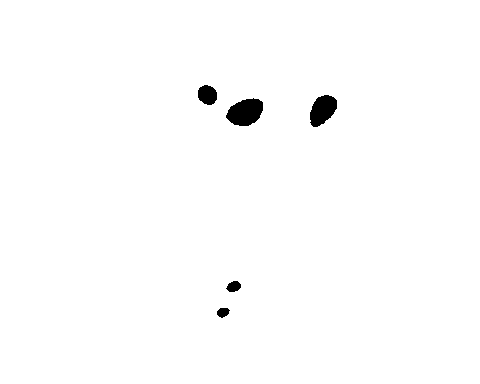
#> input picture Abed/experiements/pred_Unet/RSH-1131_ITM_20cm_CNZ_19__179000_653155.tif, 480 x 384 px, found by its file name; its folder holds 3 pictures in this run
$ python stitch.py
#> lines starting #> are read from the running program, lines starting #| are printed output that depends on the picture; after the words box and inside, x2 and y2 are one past the last pixel; in counts of white or black regions, pixels touching at a corner belong together
import os
from PIL import Image
import numpy as np
import re

original_img_xy_re = ".*_(\d+)_(\d+)"
tiles_xy_re = ".*__(\d+)_(\d+)__"


def stitch(dir_path, save_path ,  in_canels=1, choice=0):
    """
    function stitches together tiles to repreduce the original image

    Parameters
    ----------
    dir_path : String
        path to dir containing all tiles.
    choice : int, optional
        the stitching of two tiles can be used in  three ways:
            0 if we want to use to replace every pixle  of the tile in the
            back with the tile in the front

            1 each matching pixle in the crossover between two tile are used
            as input to OR operation and the result is in final image

            2 each matching pixle in the crossover between two tile are used
            as input to AND operation and the result is in final image

    Returns
    -------
    None.

    """
#> called with in_canels = 1, choice = 2

    directory = dir_path
    p_list = []

    #extracting x, y of each tile and adding it to an array
    for filename in os.listdir(directory):

        tmp = (filename.split(".")[0]).split('_')
        p_list.append((int(tmp[-2]),int(tmp[-1])))
#> pass 2 of the loop in stitch, `for filename in os.listdir(directory):`:
#> pass 3 of the loop in stitch, `for filename in os.listdir(directory):`:

    #extract maximum and minimum  x , y to calculate original image
    #height and width
    max_x = max(p_list)[0]
    min_x = min(p_list)[0]
    max_y = max(p_list)[1]
    min_y = min(p_list)[1]


    # we take a sample to extract tile information such as height, width, type
    # original image name
    sample = os.listdir(directory)[0]

    im = Image.open(dir_path + '\\' + sample)
#> im is the input picture: PIL image 480x384 F; values 0 (black) and 1 (white), 99% white; 5 black regions, box (x1, y1, x2, y2) and area: (226, 98, 263, 126) 754, (310, 95, 337, 127) 606, (198, 85, 217, 105) 299, (226, 281, 241, 292) 120, (217, 308, 230, 318) 94

    tile_h = np.array(im).shape[0]
#> tile_h = 384
    tile_w = np.array(im).shape[1]
#> tile_w = 480
    file_type = sample.split(".")[-1]
    original_name = ((sample[::-1]).split("_", 2))[-1][::-1]


    Original_width  = max_x - min_x + tile_w
#> Original_width = 480
    Original_height = max_y - min_y + tile_h
#> Original_height = 537

    #we create an NumPy array to stitch all tiles to.
    if(in_canels == 1):
        if choice == 2:     # if we choose AND
            output_array = np.ones((Original_height, Original_width))
        else:               # if we choose OR,  replace
            output_array = np.zeros((Original_height, Original_width))
    else:
        if choice == 2:     # if we choose AND
            output_array = np.ones((Original_height, Original_width , in_canels))
        else:               # if we choose OR,  replace
            output_array = np.zeros((Original_height, Original_width , in_canels))

    for filename in os.listdir(directory):

        #extraxt x, y of tile relative to original
        tmp = (filename.split(".")[0]).split('_')
        x = int(tmp[-2]) - min_x
        y = int(tmp[-1]) - min_y


        im = Image.open(dir_path + '\\' + filename)

        #copy tile  to output array, based on copying methid choosen
        if(in_canels == 1):
            if choice == 0:
                output_array[y:y + tile_h, x:x + tile_w] = np.array(im)
            elif choice == 1:
                output_array[y:y + tile_h, x:x + tile_w] = np.logical_or(
                    output_array[y:y + tile_h, x:x + tile_w], np.array(im))
            elif choice == 2:
                output_array[y:y + tile_h, x:x + tile_w] = np.logical_and(
                    output_array[y:y + tile_h, x:x + tile_w], np.array(im))
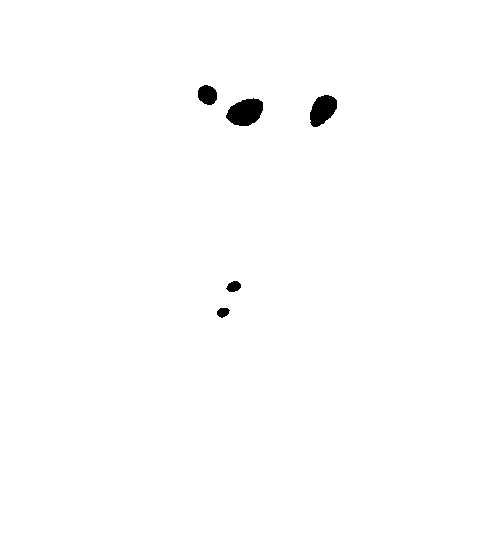
#> output_array: shape (537, 480) float64; values 0 (black) and 1 (white), 99.3% white; 5 black regions, box (x1, y1, x2, y2) and area: (226, 98, 263, 126) 754, (310, 95, 337, 127) 606, (198, 85, 217, 105) 299, (226, 281, 241, 292) 120, (217, 308, 230, 318) 94
        else:
            if choice == 0:
                output_array[y:y + tile_h, x:x + tile_w, :] = np.array(im)
            elif choice == 1:
                output_array[y:y + tile_h, x:x + tile_w, :] = np.logical_or(
                     np.array(im) , output_array[y:y + tile_h, x:x + tile_w, :])
            elif choice == 2:
                output_array[y:y + tile_h, x:x + tile_w, :] = np.logical_and(
                    output_array[y:y + tile_h, x:x + tile_w, :], np.array(im))
#> pass 2 of the loop in stitch, `for filename in os.listdir(directory):`:
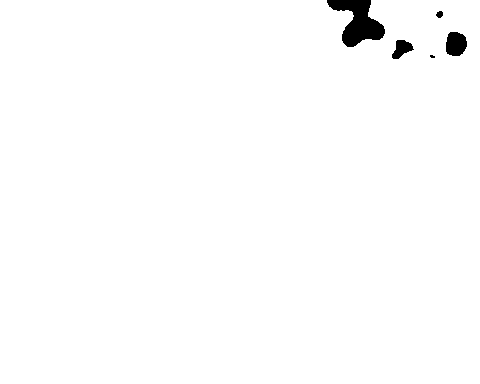
#> input picture Abed/experiements/pred_Unet/RSH-1131_ITM_20cm_CNZ_19__179000_653232.tif, 480 x 384 px, found by its file name
#> in stitch, im is the input picture: PIL image 480x384 F; values 0 (black) and 1 (white), 98.8% white; 5 black regions (1 under 20 px), largest, box (x1, y1, x2, y2) and area: (327, 0, 385, 47) 1422, (446, 32, 467, 56) 416, (392, 40, 414, 59) 247, (436, 11, 443, 18) 37
#> in stitch, `output_array[y:y + tile_h, x:x + tile_w] = np.logical_and( output_arra..`:
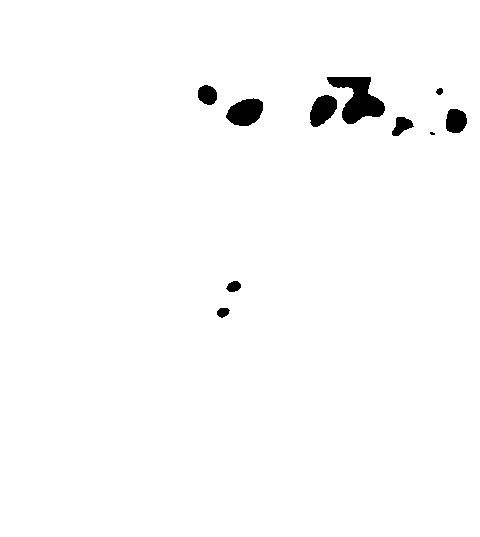
#> output_array: shape (537, 480) float64; values 0 (black) and 1 (white), 98.4% white; 10 black regions (1 under 20 px), largest, box (x1, y1, x2, y2) and area: (327, 77, 385, 124) 1422, (226, 98, 263, 126) 754, (310, 95, 337, 127) 606
#> pass 3 of the loop in stitch, `for filename in os.listdir(directory):`:
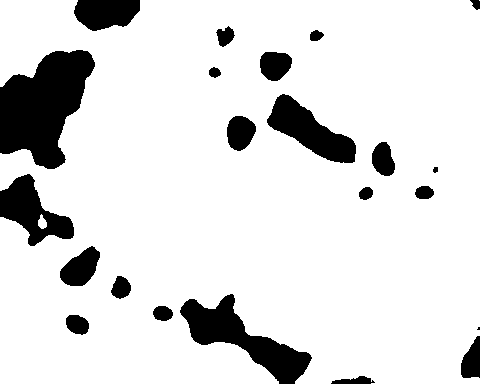
#> input picture Abed/experiements/pred_Unet/RSH-1131_ITM_20cm_CNZ_19__179000_653308.tif, 480 x 384 px, found by its file name
#> in stitch, im is the input picture: PIL image 480x384 F; values 0 (black) and 1 (white), 87% white; 22 black regions (1 under 20 px), largest, box (x1, y1, x2, y2) and area: (0, 50, 95, 169) 7141, (180, 294, 312, 384) 4173, (267, 94, 356, 163) 2788
#> in stitch, `output_array[y:y + tile_h, x:x + tile_w] = np.logical_and( output_arra..`:
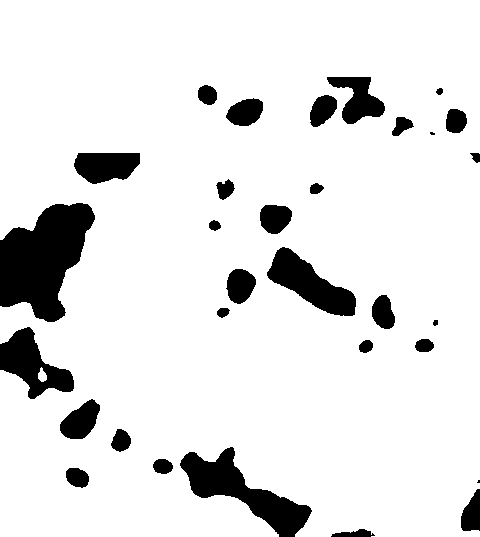
#> output_array: shape (537, 480) float64; values 0 (black) and 1 (white), 89.2% white; 31 black regions (2 under 20 px), largest, box (x1, y1, x2, y2) and area: (0, 203, 95, 322) 7141, (180, 447, 312, 537) 4173, (267, 247, 356, 316) 2788

    # converting array to image and saving image
    output_im = Image.fromarray(output_array)
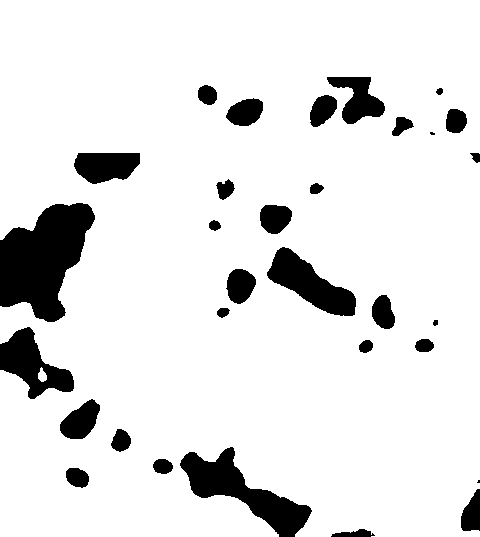
#> output_im: PIL image 480x537 F; values 0 (black) and 1 (white), 89.2% white; 31 black regions (2 under 20 px), largest, box (x1, y1, x2, y2) and area: (0, 203, 95, 322) 7141, (180, 447, 312, 537) 4173, (267, 247, 356, 316) 2788
    file_name = original_name+ "." + file_type
    path = save_path + '\\' + file_name
    output_im.save(path)


imgs_dir= r"C:\Users\Abed\Desktop\Tel aviv internship\Github\TreeDetection\Abed\experiements\pred_Unet"
stitch(imgs_dir,imgs_dir, choice=2 )
